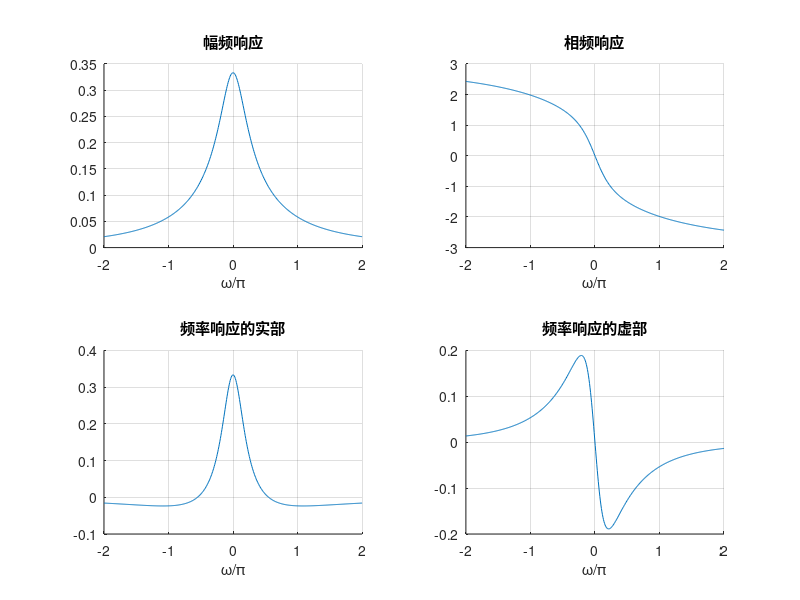

The MATLAB script that drew this image:
clear all
a=[1,5,3];
b=[0,0,1];
w=linspace(-2*pi,2*pi,500);
h=freqs(b,a,w);
subplot(2,2,1);
hold on;
plot(w/pi,abs(h));
grid;
xlabel('\omega/\pi');
title('幅频响应');

subplot(2,2,2);
hold on;
plot(w/pi,angle(h));
grid;
xlabel('\omega/\pi');
title('相频响应');


subplot(2,2,3);
hold on;
plot(w/pi,real(h));
grid;
xlabel('\omega/\pi');
title('频率响应的实部');


subplot(2,2,4);
hold on;
grid
plot(w/pi,imag(h));
xlabel('\omega/\pi');
title('频率响应的虚部');
